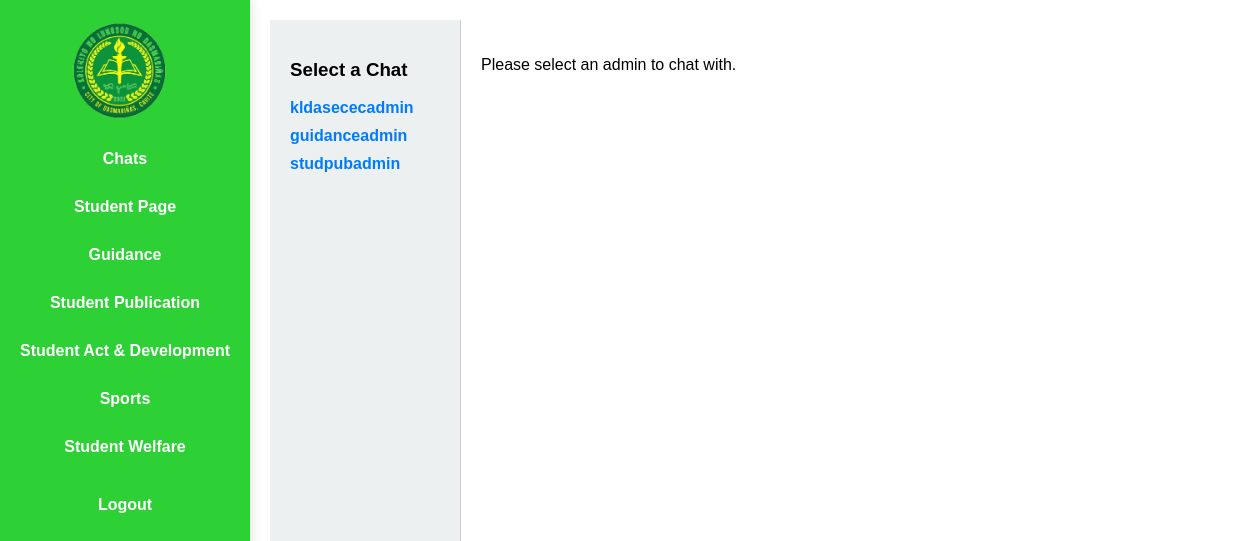
The page /ascec/dashboard.php (signed in) on the database its author committed.
### tables this page shows
CREATE TABLE `accounts` (
  `id` int NOT NULL AUTO_INCREMENT,
  `username` varchar(250) NOT NULL,
  `password` varchar(250) NOT NULL,
  PRIMARY KEY (`id`)
);

### ascec/CHATS/chats.php (the view, shortened to what this page needs)
<section>
    <div class="chat-container">
        <div class="chat-list-container">
            <h3>Select a Chat</h3>
            <?php if ($admins): ?>
                <ul>
                    <?php foreach ($admins as $admin): ?>
                        <li>
                            <a href="javascript:void(0);" class="chat-link" data-id="<?php echo $admin['id']; ?>"><?php echo htmlspecialchars($admin['username']); ?></a>
                        </li>
                    <?php endforeach; ?>
                </ul>
            <?php else: ?>
                <p>No admins available for chat.</p>
            <?php endif; ?>
        </div>
        <div class="chat-box-container" id="chat-box-container" style="width: 65%; float: left;">
            <?php if ($chat_with): ?>
                <div class="chat-box">
                    <div class="messages">
                        <?php foreach ($messages as $msg): ?>
                            <div class="message <?php echo $msg['sender_name'] == $_SESSION['user'] ? 'sent' : 'received'; ?>">
                                <strong><?php echo htmlspecialchars($msg['sender_name']); ?>:</strong>
                                <?php echo htmlspecialchars($msg['message']); ?>
                            </div>
                        <?php endforeach; ?>
                    </div>
                    <form method="post" class="chat-input" id="chat-form">
                        <input type="hidden" name="receiver" value="<?php echo htmlspecialchars($chat_with); ?>">
                        <textarea name="message" placeholder="Type your message here..." rows="3" required></textarea>
                        <button type="submit">Send</button>
                    </form>
                </div>
            <?php else: ?>
                <p>Please select an admin to chat with.</p>
            <?php endif; ?>
        </div>
    </div>
</section>

### ascec/style.css (style rules this page uses)
.chat-container { display: flex; height: 100vh; background-color: #f9f9f9; }
.chat-list-container { width: 150px; padding: 20px; background-color: #ecf0f1; border-right: 1px solid #ccc; overflow-y: auto; }
.chat-list-container ul { list-style-type: none; padding: 0; }
.chat-list-container li { margin: 10px 0; }
.chat-list-container a { text-decoration: none; color: #007bff; font-weight: bold; }
.chat-box-container { flex-grow: 1; padding: 20px; background-color: white; overflow-y: auto; }
body, html { margin: 0; padding: 0; height: 100%; font-family: Arial, sans-serif; }
body { background: url('kldbuilding.jpg') no-repeat center center fixed; background-size: cover; height: 100%; }
body::before { content: ''; position: absolute; top: 0; left: 0; width: 100%; height: 100%; background-color: rgba(0, 0, 0, 0.5); z-index: -1; }

### rows shown on the page
accounts: username "kldasececadmin"
accounts: username "guidanceadmin"
accounts: username "studpubadmin"
